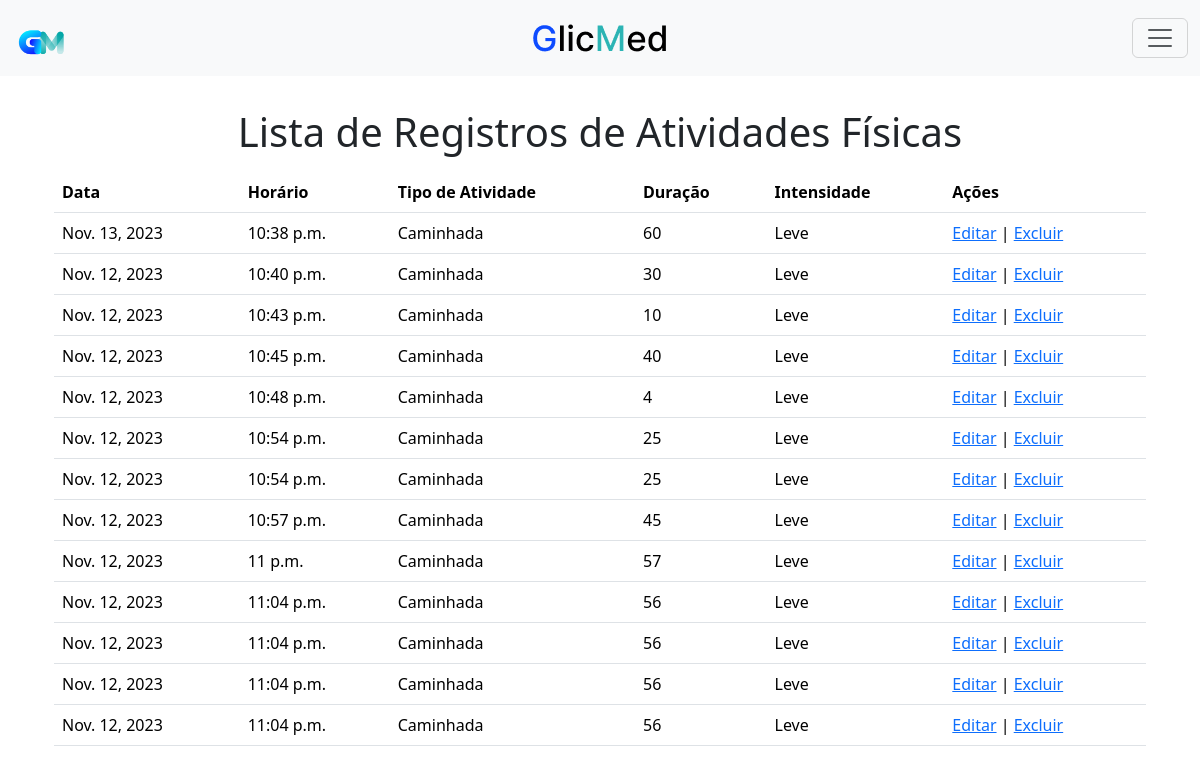
Page /atividade_fisica/list/ (signed in) on the committed database.
### tasks/models.py (models this page shows, shortened)
class AtividadeFisica(models.Model):
    user = models.ForeignKey(User, on_delete=models.CASCADE)
    data = models.DateField()
    horario = models.TimeField()
    tipo_atividade = models.CharField(max_length=255)
    duracao = models.IntegerField()
    intensidade = models.CharField(max_length=255)

### tasks/views.py (the view)
# urls.py: path('atividade_fisica/list/', views.atividade_fisica_list, name='atividade_fisica_list'),
def atividade_fisica_list(request):
    atividade_list = AtividadeFisica.objects.filter(user=request.user)
    return render(request, 'atividade_fisica_list.html', {'atividade_fisica_list': atividade_list})

### tasks/templates/atividade_fisica_list.html
{% extends 'menu.html' %}
{% block content %}
  <main class="container mt-5">
    <h1 class="text-center">Lista de Registros de Atividades Físicas</h1>
    <table class="table mt-3">
      <thead>
        <tr>
          <th>Data</th>
          <th>Horário</th>
          <th>Tipo de Atividade</th>
          <th>Duração</th>
          <th>Intensidade</th>
          <th>Ações</th>
        </tr>
      </thead>
      <tbody>
        {% for atividade in atividade_fisica_list %}
          <tr>
            <td>{{ atividade.data }}</td>
            <td>{{ atividade.horario }}</td>
            <td>{{ atividade.tipo_atividade }}</td>
            <td>{{ atividade.duracao }}</td>
            <td>{{ atividade.intensidade }}</td>
            <td>
              <a href="{% url 'editar_atividade' atividade.id %}">Editar</a> |
              <a href="{% url 'excluir_atividade' atividade.id %}">Excluir</a>
            </td>
          </tr>
        {% endfor %}
      </tbody>
    </table>
  </main>
{% endblock %}

### tasks/templates/menu.html (shortened to what this page needs)
<!DOCTYPE html>
<html lang="pt-br">
<head>
    <link href="https://cdn.jsdelivr.net/npm/bootstrap@5.3.2/dist/css/bootstrap.min.css" rel="stylesheet"
>
</head>
<body>
    <nav class="navbar bg-body-tertiary fixed-top">
        <div class="container-fluid">
            <a href='/'>
                {% load static %}
                <img src="{% static 'images/GlicMed_icon.png' %}" height="60">
            </a>
            <a href='/'>
                {% load static %}
                <img src="{% static 'images/GlicMed_text.png' %}">
            </a>
            <button class="navbar-toggler" type="button" data-bs-toggle="offcanvas" data-bs-target="#offcanvasNavbar"
                aria-controls="offcanvasNavbar" aria-label="Toggle navigation">
                <span class="navbar-toggler-icon"></span>
            </button>
        </div>
    </nav>
    <div class="container mt-5">
        {% block content %}{% endblock %}
    </div>
</body>
</html>

### tasks/templates/menu.html (style rules this page uses)
body { padding-top: 60px; padding-bottom: 60px; }

### rows in the picture
AtividadeFisica: data "Nov. 13, 2023", horario "10:38 p.m.", tipo_atividade "Caminhada", duracao "60", intensidade "Leve"
AtividadeFisica: data "Nov. 12, 2023", horario "10:40 p.m.", tipo_atividade "Caminhada", duracao "30", intensidade "Leve"
AtividadeFisica: data "Nov. 12, 2023", horario "10:43 p.m.", tipo_atividade "Caminhada", duracao "10", intensidade "Leve"
AtividadeFisica: data "Nov. 12, 2023", horario "10:45 p.m.", tipo_atividade "Caminhada", duracao "40", intensidade "Leve"
AtividadeFisica: data "Nov. 12, 2023", horario "10:48 p.m.", tipo_atividade "Caminhada", duracao "4", intensidade "Leve"
AtividadeFisica: data "Nov. 12, 2023", horario "10:54 p.m.", tipo_atividade "Caminhada", duracao "25", intensidade "Leve"
AtividadeFisica: data "Nov. 12, 2023", horario "10:54 p.m.", tipo_atividade "Caminhada", duracao "25", intensidade "Leve"
AtividadeFisica: data "Nov. 12, 2023", horario "10:57 p.m.", tipo_atividade "Caminhada", duracao "45", intensidade "Leve"
AtividadeFisica: data "Nov. 12, 2023", horario "11 p.m.", tipo_atividade "Caminhada", duracao "57", intensidade "Leve"
AtividadeFisica: data "Nov. 12, 2023", horario "11:04 p.m.", tipo_atividade "Caminhada", duracao "56", intensidade "Leve"
AtividadeFisica: data "Nov. 12, 2023", horario "11:04 p.m.", tipo_atividade "Caminhada", duracao "56", intensidade "Leve"
AtividadeFisica: data "Nov. 12, 2023", horario "11:04 p.m.", tipo_atividade "Caminhada", duracao "56", intensidade "Leve"
AtividadeFisica: data "Nov. 12, 2023", horario "11:04 p.m.", tipo_atividade "Caminhada", duracao "56", intensidade "Leve"
